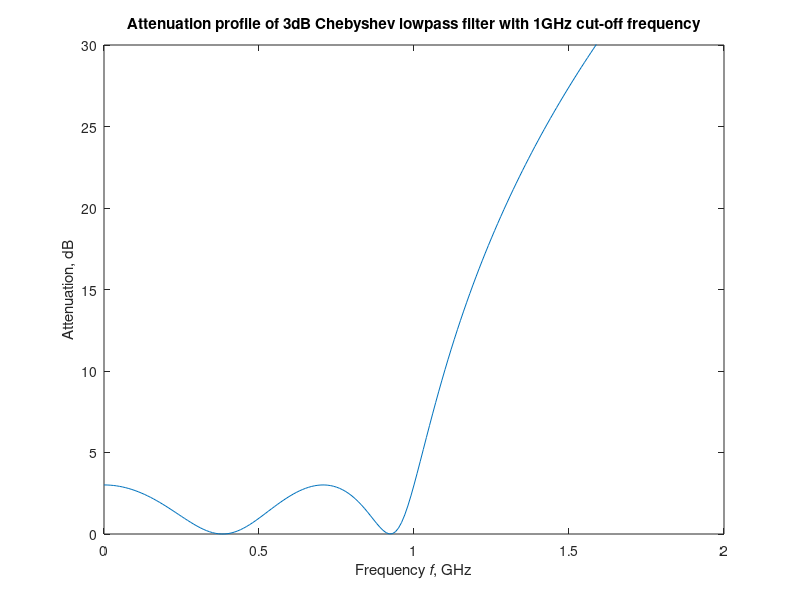

Reproduce this figure in MATLAB.
%
%   Computation of attenuation profile for the lowpass filter obtained
%   from the lowpass 3dB Chebyshev prototype
% 
%   Copyright (c) 1999 by P.Bretchko and R.Ludwig
%   "RF Circuit Design: Theory and Practice"
%

close all; % close all opened graphs
clear all; % clear all variables
figure;    % open new graph

%lowpass filter w_real=w*w_c
w_c=2*pi*1e9;  % pick angular cut-off frequency for f=1GHz
w_real=(0:0.01:2)*w_c;

w=w_real/w_c;
IL=10*log10(1+(1-8*w.^2+8*w.^4).^2);

plot(w_real/(2*pi)/1e9,IL);
axis([0 2 0 30]);
title('Attenuation profile of 3dB Chebyshev lowpass filter with 1GHz cut-off frequency');
xlabel('Frequency {\itf}, GHz');
ylabel('Attenuation, dB');
%print -deps 'fig5_25.eps'
